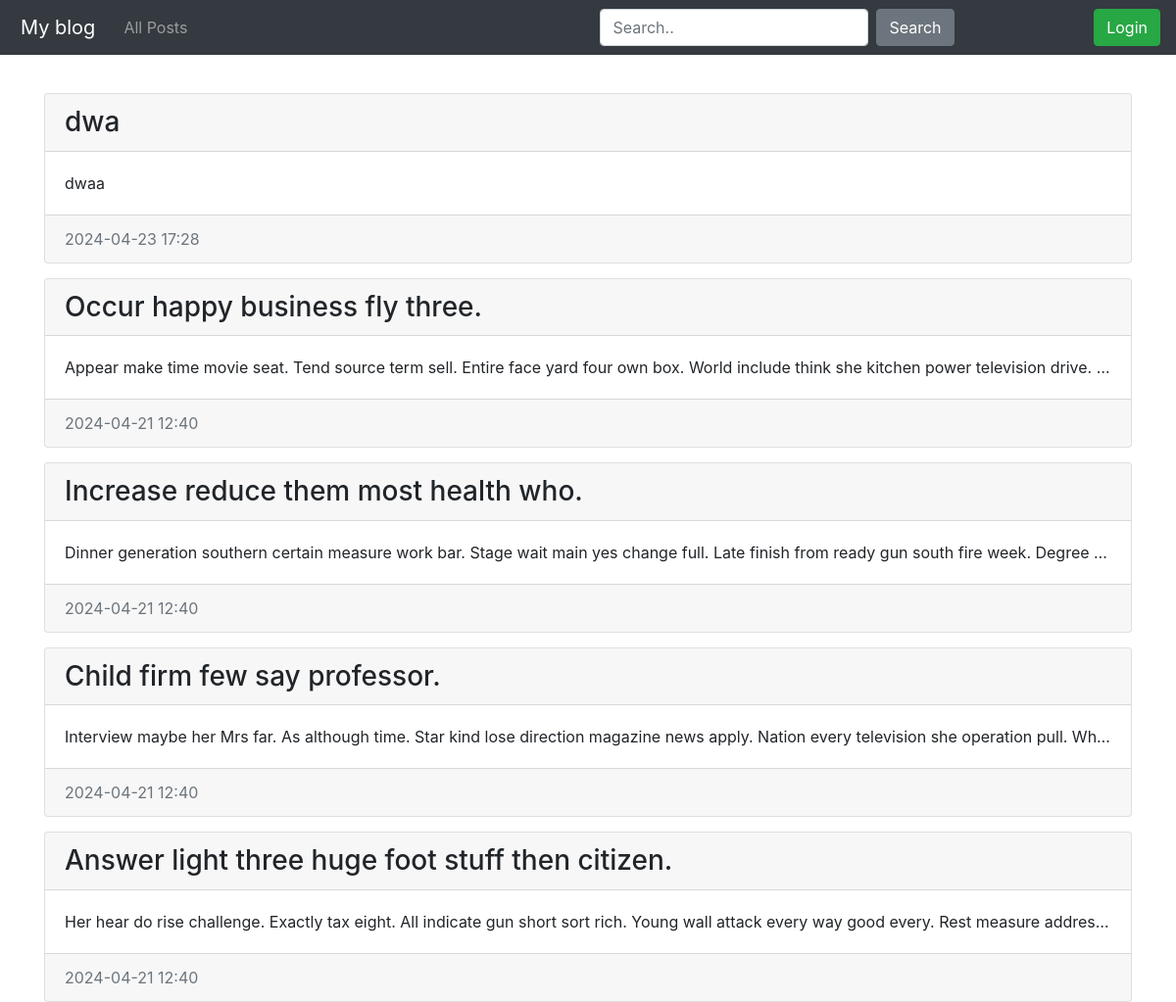
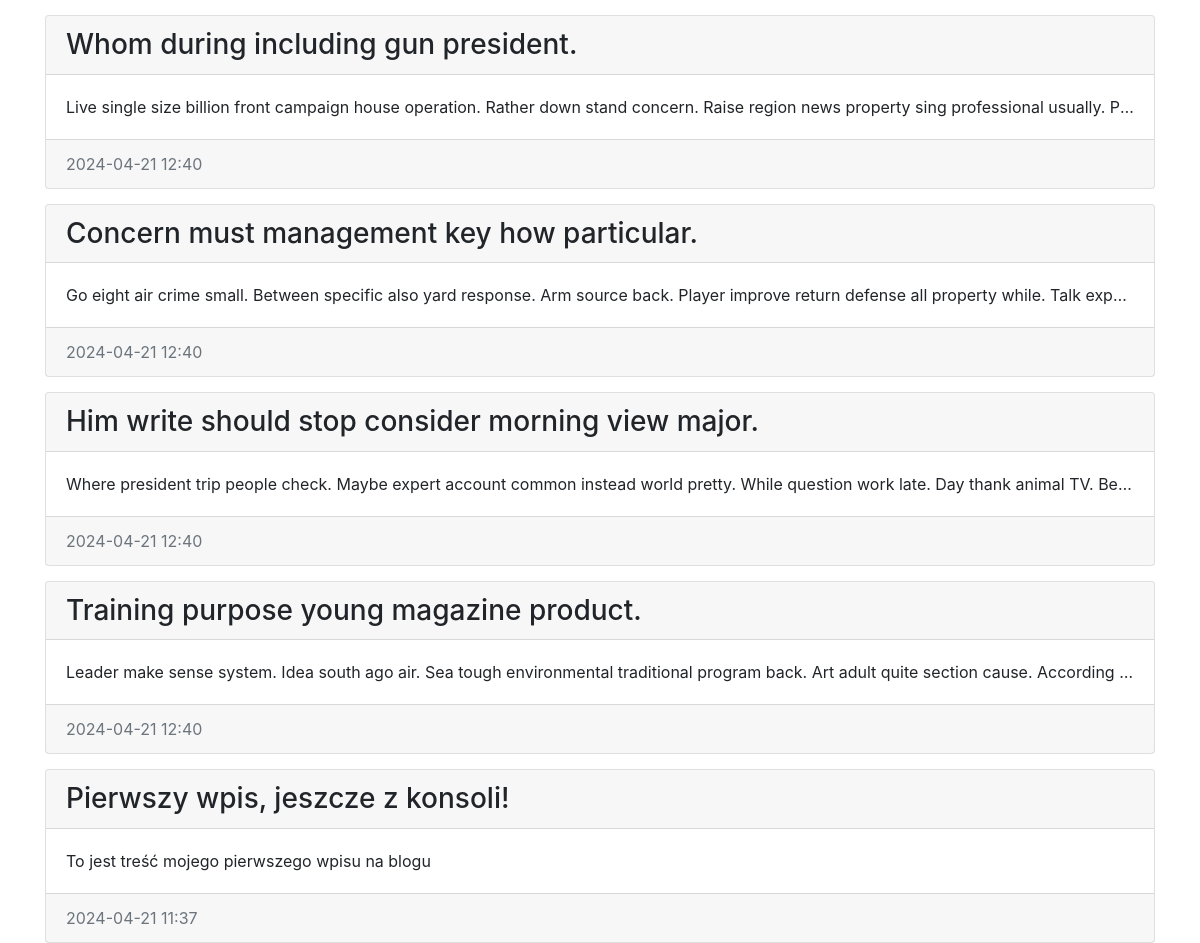
/post_all, run on the app's committed database (2 pictures, top to bottom).
### blog/models.py (models this page shows)
class Entry(db.Model):
    id = db.Column(db.Integer, primary_key=True)
    title = db.Column(db.String(80), nullable=False)
    body = db.Column(db.Text, nullable=False)
    pub_date = db.Column(db.DateTime, nullable=False,
                         default=datetime.datetime.utcnow)
    is_published = db.Column(db.Boolean, default=False)

### blog/routes.py (the view)
@app.route('/post_all')
def post_all():
    all_posts = Entry.query.filter_by(is_published=True).order_by(Entry.pub_date.desc())
    return render_template('homepage.html', all_posts=all_posts)

### blog/templates/homepage.html (shortened to what this page needs)
{% extends 'base.html' %}
{% block content %}
    {% for post in all_posts %}
        <div class="card">
            <h3 class="card-header">
                {{post.title}}
            </h3>
            <div class="card-body">
                <p class="card-text">
                    {{post.body}}
                </p>
            </div>
            <div class="card-footer text-muted">
                {{post.pub_date.strftime('%Y-%m-%d %H:%M')}}
            </div>
        </div>
    {% endfor %}
{% endblock content%}

### blog/templates/base.html (shortened to what this page needs)
<!doctype html>
<html lang="en">
<head>
 <link rel="stylesheet" href="https://stackpath.bootstrapcdn.com/bootstrap/4.5.0/css/bootstrap.min.css"
>
</head>
<body>
  <nav class="navbar navbar-expand-md navbar-dark bg-dark fixed-top">
    <a class="navbar-brand" href="{{ url_for('index') }}">My blog</a>
    <div class="collapse navbar-collapse" id="navbarsExampleDefault">
        <ul class="navbar-nav mr-auto">
            <li class="nav-item">
                <a class="nav-link" href="{{ url_for('post_all') }}">All Posts</a>
            </li>
        </ul>
    </div>
   <div class="collapse navbar-collapse" id="navbarsExampleDefault">
    <form class="form-inline my-2 my-lg-0">
        <input class="form-control mr-sm-2" type="text" placeholder="Search.." aria-label="Szukaj">
        <button class="btn btn-secondary my-2 my-sm-0" type="submit">Search</button>
    </form>
    <ul class="navbar-nav ml-auto">
        <li class="nav-item">
          {% if session.logged_in %}
            <form class="form-inline my-2 my-lg-0" action="{{ url_for('logout') }}" method="POST">
              <button class="btn btn-danger my-2 my-sm-0" type="submit">Log Out</button>
            </form>
          {% else %}
            <a class="btn btn-success my-2 my-lg-0 " href="{{ url_for('login') }}">Login</a>
          {% endif %}
        </li>
    </ul>
</div>
 </nav>
 <main role="main" class="container">
   {% block content %}
   {% endblock %}
 </main>
</html>

### blog/templates/homepage.html (style rules this page uses)
body { padding-top: 5rem; }
.card { margin-top: 15px; }
.card-text { overflow: hidden; text-overflow: ellipsis; white-space: nowrap; }
a { margin-left: 5px; }

### data on the page
Entry: title "dwa", body "dwaa", pub_date "2024-04-23 17:28"
Entry: title "Occur happy business fly three.", body "Appear make time movie seat. Tend source term sell. Entire face yard four own box. World include think she kitchen power television drive.…", pub_date "2024-04-21 12:40"
Entry: title "Increase reduce them most health who.", body "Dinner generation southern certain measure work bar. Stage wait main yes change full. Late finish from ready gun south fire week. Degree…", pub_date "2024-04-21 12:40"
Entry: title "Child firm few say professor.", body "Interview maybe her Mrs far. As although time. Star kind lose direction magazine news apply. Nation every television she operation pull. Wh…", pub_date "2024-04-21 12:40"
Entry: title "Answer light three huge foot stuff then citizen.", body "Her hear do rise challenge. Exactly tax eight. All indicate gun short sort rich. Young wall attack every way good every. Rest measure addres…", pub_date "2024-04-21 12:40"
Entry: title "Whom during including gun president.", body "Live single size billion front campaign house operation. Rather down stand concern. Raise region news property sing professional usually. P…", pub_date "2024-04-21 12:40"
Entry: title "Concern must management key how particular.", body "Go eight air crime small. Between specific also yard response. Arm source back. Player improve return defense all property while. Talk exp…", pub_date "2024-04-21 12:40"
Entry: title "Him write should stop consider morning view major.", body "Where president trip people check. Maybe expert account common instead world pretty. While question work late. Day thank animal TV. Be…", pub_date "2024-04-21 12:40"
Entry: title "Training purpose young magazine product.", body "Leader make sense system. Idea south ago air. Sea tough environmental traditional program back. Art adult quite section cause. According…", pub_date "2024-04-21 12:40"
Entry: title "Pierwszy wpis, jeszcze z konsoli!", body "To jest treść mojego pierwszego wpisu na blogu", pub_date "2024-04-21 11:37"
